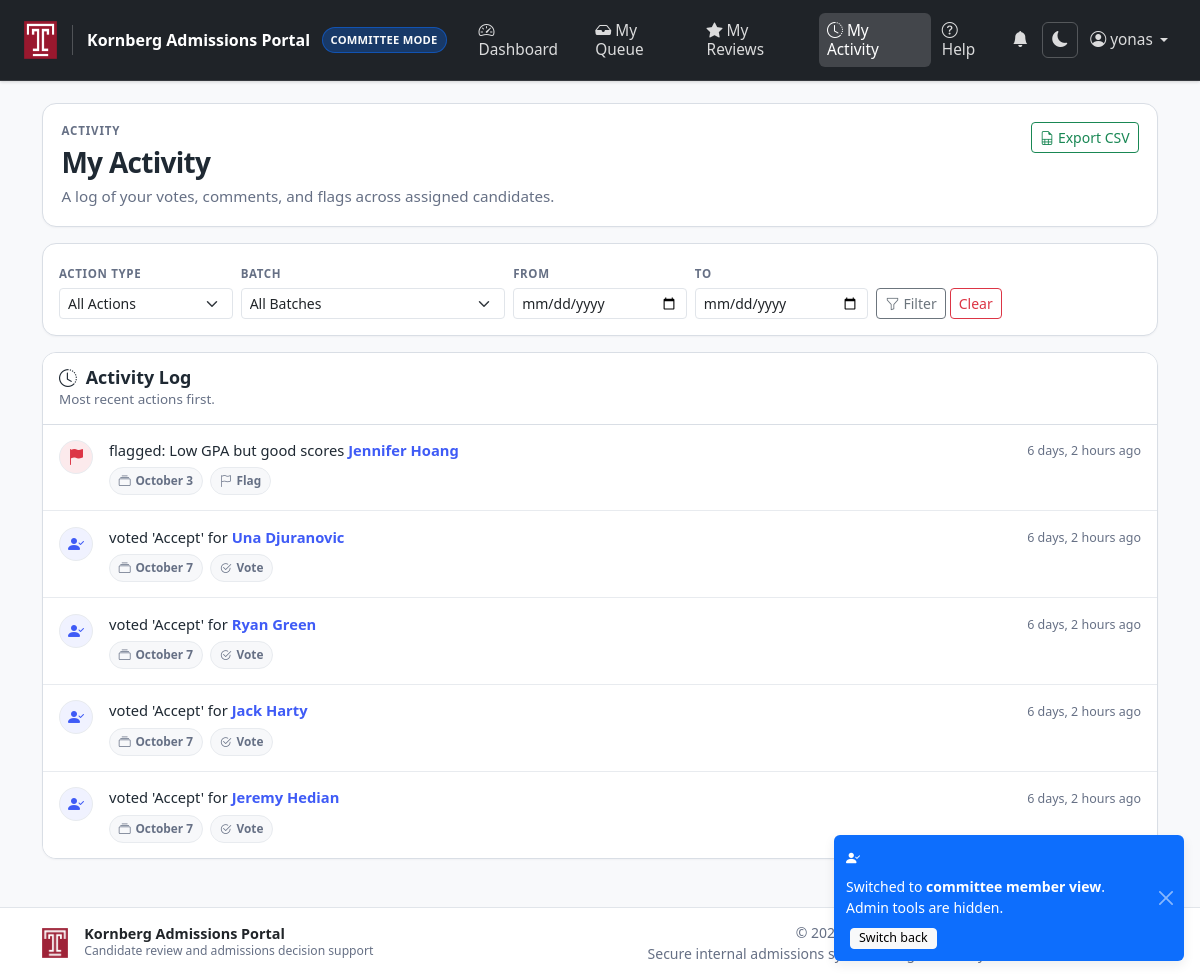
/committee/activity/ (signed in), run on an earlier commit of the app's database.
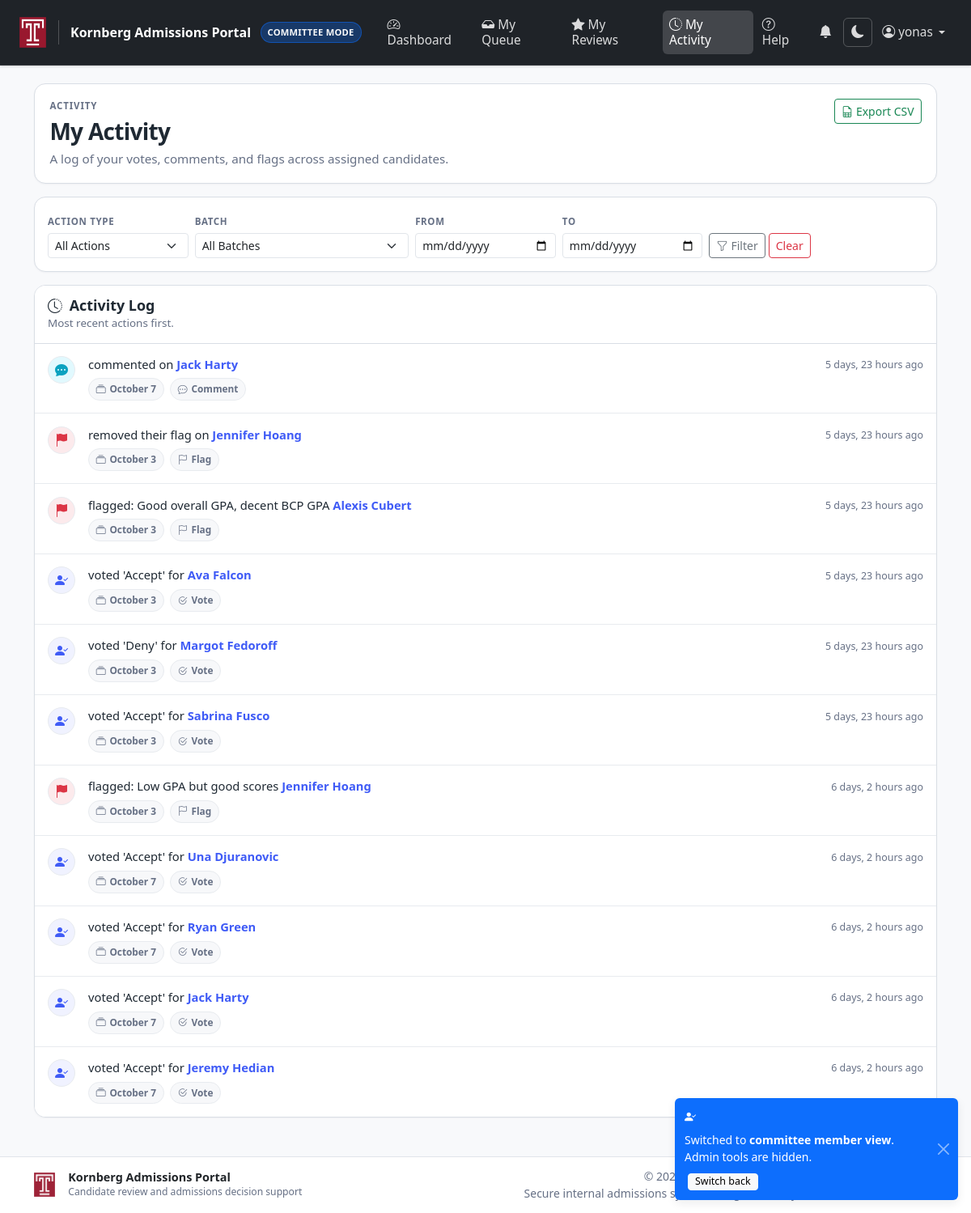
And on a later commit of the database.
### applicants/models.py (models this page shows, shortened)
class Activity(models.Model):
    VOTE_CAST = 'vote_cast'
    COMMENT_ADDED = 'comment_added'
    FLAG_ADDED = 'flag_added'
    DECISION_MADE = 'decision_made'
    BATCH_UPLOADED = 'batch_uploaded'
    ACTION_CHOICES = [
        (VOTE_CAST,      'Vote Cast'),
        (COMMENT_ADDED,  'Comment Added'),
        (FLAG_ADDED,     'Flag Added'),
        (DECISION_MADE,  'Decision Made'),
        (BATCH_UPLOADED, 'Batch Uploaded'),
    ]
    actor = models.ForeignKey(settings.AUTH_USER_MODEL, on_delete=models.SET_NULL, null=True)
    action_type = models.CharField(max_length=50, choices=ACTION_CHOICES)
    details = models.TextField()
    target_applicant = models.ForeignKey(Applicant, on_delete=models.CASCADE, null=True, blank=True)
    target_batch = models.ForeignKey(
        'Batch',
        on_delete=models.SET_NULL,
        null=True, blank=True,
        related_name='activity_entries',
    )
    created_at = models.DateTimeField(auto_now_add=True)
    class Meta:
        ordering = ['-created_at']
        verbose_name_plural = "Activities"

class Applicant(models.Model):
    class Status(models.TextChoices):
        INTERVIEW = 'INTERVIEW', 'Interview'
        INTERVIEW_COMPLETE = 'INTERVIEW_COMPLETE', 'Interview Complete'
        ACCEPTED = 'ACCEPTED', 'Accepted'
        ACCEPTED_MAILED = 'ACCEPTED_MAILED', 'Accepted – Mailed'
        ACCEPTED_NOT_MAILED = 'ACCEPTED_NOT_MAILED', 'Accepted – Not Mailed'
        WAITLISTED = 'WAITLISTED', 'Waitlisted'
        REJECTED = 'REJECTED', 'Rejected'
        DECLINED = 'DECLINED', 'Candidate Declined'
    first_name = models.CharField(max_length=100)
    last_name = models.CharField(max_length=100)
    email = models.EmailField(blank=True, null=True)
    date_of_birth = models.DateField(blank=True, null=True, verbose_name='Date of Birth')
    gender = models.CharField(max_length=50, blank=True, default='')
    phone = models.CharField(max_length=30, blank=True, null=True, verbose_name='Phone')
    citizenship = models.CharField(max_length=100, blank=True, null=True, verbose_name='Citizenship')
    state_of_residence = models.CharField(max_length=100, blank=True, null=True, verbose_name='State of Residence')
    round = models.ForeignKey("Batch", on_delete=models.SET_NULL, null=True, blank=True)
    dataset = models.ForeignKey("DataSet", on_delete=models.SET_NULL, null=True, blank=True, related_name="applicants")
    description = models.TextField(blank=True, max_length=100000)
    street = models.TextField(blank=True, max_length=100000)
    created_at = models.DateTimeField(auto_now_add=True)
    profile_picture = models.ImageField(upload_to='applicant_profiles/', blank=True, null=True)
    external_id = models.CharField(max_length=100, blank=True, null=True)
    source_folder = models.CharField(max_length=255, blank=True, default='', help_text='Top-level folder name from bulk upload')
    flagged_by = models.ManyToManyField(User, blank=True, related_name='flagged_applicants')
    total_ai = models.DecimalField(max_digits=6, decimal_places=2, blank=True, null=True, verbose_name='Total AI')
    total_nc = models.DecimalField(max_digits=6, decimal_places=2, blank=True, null=True, verbose_name='Total NC')
    first_gen = models.BooleanField(default=False, verbose_name='First Generation')
    re_applicant = models.BooleanField(default=False, verbose_name='Re-Applicant')
    pb_to_dmd = models.BooleanField(default=False, verbose_name='PB to DMD')
    z_score = models.DecimalField(max_digits=6, decimal_places=2, blank=True, null=True, verbose_name='Z-Score')
    former_post_bacc = models.BooleanField(default=False, verbose_name='Former Post Bacc')
    three_plus_four = models.BooleanField(default=False, verbose_name='3+4')
    candidate_info_imported = models.BooleanField(default=False, help_text='Whether candidate info was imported from Excel or PDF')
    dental_experience_hours = models.PositiveIntegerField(blank=True, null=True, verbose_name='Dental Experience Hours')
    shadowing_hours = models.PositiveIntegerField(blank=True, null=True, verbose_name='Shadowing Hours')
    gpa_overall = models.DecimalField(max_digits=4, decimal_places=2, blank=True, null=True, verbose_name='Overall GPA')
    gpa_science = models.DecimalField(max_digits=4, decimal_places=2, blank=True, null=True, verbose_name='Science GPA')
    gpa_bcp = models.DecimalField(max_digits=4, decimal_places=2, blank=True, null=True, verbose_name='BCP GPA')
    dat_academic_avg = models.PositiveSmallIntegerField(blank=True, null=True, verbose_name='DAT Academic Average')
    dat_perceptual_ability = models.PositiveSmallIntegerField(blank=True, null=True, verbose_name='DAT Perceptual Ability')
    dat_quantitative_reasoning = models.PositiveSmallIntegerField(blank=True, null=True, verbose_name='DAT Quantitative Reasoning')
    dat_reading_comp = models.PositiveSmallIntegerField(blank=True, null=True, verbose_name='DAT Reading Comprehension')
    dat_biology = models.PositiveSmallIntegerField(blank=True, null=True, verbose_name='DAT Biology')
    dat_general_chem = models.PositiveSmallIntegerField(blank=True, null=True, verbose_name='DAT General Chemistry')
    dat_organic_chem = models.PositiveSmallIntegerField(blank=True, null=True, verbose_name='DAT Organic Chemistry')
    dat_total_science = models.PositiveSmallIntegerField(blank=True, null=True, verbose_name='DAT Total Science')
    status = models.CharField(
        max_length=50,
        choices=Status.choices,
        default=Status.INTERVIEW,
        db_index=True
    )
    assigned_reviewers = models.ManyToManyField(
        settings.AUTH_USER_MODEL,
        related_name="assigned_applicants",
        blank=True,
    )

class Batch(models.Model):
    DataSet = models.ForeignKey("DataSet", related_name="batches", on_delete=models.CASCADE)
    DisplayName = models.CharField(max_length=255)
    Description = models.TextField(blank=True, null=True)
    VoteExpire = models.DateTimeField(blank=True, null=True)
    AdminNotes = models.TextField(blank=True, null=True)
    PublicView = models.BooleanField(default=False)
    Active = models.BooleanField(default=True)
    HighlightBefore = models.DateTimeField(blank=True, null=True)
    RoundId = models.IntegerField(blank=True, null=True)
    CreatedAt = models.DateTimeField(auto_now_add=True)
    UpdatedAt = models.DateTimeField(auto_now=True)
    assigned_reviewers = models.ManyToManyField(
        settings.AUTH_USER_MODEL,
        related_name="assigned_batches",
        blank=True,
    )
    panel = models.ForeignKey(
        'ReviewPanel',
        on_delete=models.SET_NULL,
        null=True, blank=True,
        related_name='batches',
    )
    class Meta:
        ordering = ["DisplayName"]

### applicants/views.py (the view)
# urls.py: path("committee/activity/", views.my_activity, name="my_activity"),
@login_required
@committee_access_required
def my_activity(request):
    user = request.user
    if request.GET.get('export') == 'csv':
        if user.profile.role != 'ADMIN':
            return HttpResponse('Exports are not available for committee members.', status=403)
        return _export_my_activity_csv(request, user)
    filter_action    = request.GET.get('action', '')
    filter_batch     = request.GET.get('batch', '')
    filter_date_from = request.GET.get('date_from', '')
    filter_date_to   = request.GET.get('date_to', '')
    has_filters = any([filter_action, filter_batch, filter_date_from, filter_date_to])
    activities = Activity.objects.filter(
        actor=user,
        action_type__in=[Activity.VOTE_CAST, Activity.COMMENT_ADDED, Activity.FLAG_ADDED]
    ).select_related('target_applicant', 'target_applicant__round').order_by('-created_at')
    if filter_action:
        activities = activities.filter(action_type=filter_action)
    if filter_batch:
        activities = activities.filter(target_applicant__round_id=filter_batch)
    if filter_date_from:
        activities = activities.filter(created_at__date__gte=filter_date_from)
    if filter_date_to:
        activities = activities.filter(created_at__date__lte=filter_date_to)
    paginator = Paginator(activities, 25)
    page_obj  = paginator.get_page(request.GET.get('page'))
    assigned_batches = Batch.objects.filter(assigned_reviewers=user).order_by('DisplayName')
    return render(request, "my_activity.html", {
        'page_obj':         page_obj,
        'filter_action':    filter_action,
        'filter_batch':     filter_batch,
        'filter_date_from': filter_date_from,
        'filter_date_to':   filter_date_to,
        'has_filters':      has_filters,
        'assigned_batches': assigned_batches,
        'action_choices': [
            (Activity.VOTE_CAST,     'Vote Cast'),
            (Activity.COMMENT_ADDED, 'Comment Added'),
            (Activity.FLAG_ADDED,    'Flag Added'),
        ],
        'total_count': paginator.count,
    })

### applicants/context_processors.py (called while the page is built)
def unread_notification_count(request):
    if request.user.is_authenticated:
        from django.db.models import Case, When, Value, IntegerField
        recent_notifications = (
            request.user.notifications
            .annotate(
                has_deadline=Case(
                    When(deadline__isnull=False, then=Value(0)),
                    default=Value(1),
                    output_field=IntegerField(),
                )
            )
            .order_by('has_deadline', 'deadline', '-created_at')[:8]
        )
        return {
            'unread_notification_count': request.user.notifications.filter(is_read=False).count(),
            'recent_notifications': recent_notifications,
        }
    return {'unread_notification_count': 0, 'recent_notifications': []}

### applicants/templates/my_activity.html (shortened to what the changed rows need)
{% extends "base.html" %}
{% block content %}
<div class="activity-page">
  <div class="activity-hero">
    <div class="activity-hero-main">
      <div>
        <h2 class="activity-title">My Activity</h2>
      </div>
    </div>
  </div>
  <div class="activity-section">
    <div class="activity-list">
      {% for activity in page_obj %}
      <div class="activity-row">
        {% if activity.action_type == 'vote_cast' %}
          <div class="activity-icon vote">
            <i class="bi bi-person-check-fill"></i>
          </div>
        {% elif activity.action_type == 'comment_added' %}
          <div class="activity-icon comment">
            <i class="bi bi-chat-dots-fill"></i>
          </div>
        {% elif activity.action_type == 'flag_added' %}
          <div class="activity-icon flag">
            <i class="bi bi-flag-fill"></i>
          </div>
        {% else %}
          <div class="activity-icon">
            <i class="bi bi-clock-history"></i>
          </div>
        {% endif %}
        <div class="activity-body">
          <div class="activity-mainline">
            {{ activity.details }}
            <a href="{% url 'applicant_detail' activity.target_applicant.pk %}">
              {{ activity.target_applicant.first_name }} {{ activity.target_applicant.last_name }}
            </a>
          </div>
          <div class="activity-meta">
            {% if activity.target_applicant.round %}
              <span class="activity-pill">
                <i class="bi bi-collection"></i>{{ activity.target_applicant.round.DisplayName }}
              </span>
            {% endif %}
            {% if activity.action_type == 'vote_cast' %}
              <span class="activity-pill">
                <i class="bi bi-check2-circle"></i>Vote
              </span>
            {% elif activity.action_type == 'comment_added' %}
              <span class="activity-pill">
                <i class="bi bi-chat-dots"></i>Comment
              </span>
            {% elif activity.action_type == 'flag_added' %}
              <span class="activity-pill">
                <i class="bi bi-flag"></i>Flag
              </span>
            {% endif %}
          </div>
        </div>
        <div class="activity-time">
          {{ activity.created_at|timesince }} ago
        </div>
      </div>
      {% endfor %}
    </div>
  </div>
</div>
{% endblock %}

What changed in the data, as far as the page shows it:
added Activity: action_type "comment_added" (drawn), details "commented on", target_applicant.first_name "Jack", target_applicant.last_name "Harty", target_applicant.round.DisplayName "October 7", created_at "5 days, 23 hours"
added Activity: action_type "flag_added" (drawn), details "removed their flag on", target_applicant.first_name "Jennifer", target_applicant.last_name "Hoang", target_applicant.round.DisplayName "October 3", created_at "5 days, 23 hours"
added Activity: action_type "flag_added" (drawn), details "flagged: Good overall GPA, decent BCP GPA", target_applicant.first_name "Alexis", target_applicant.last_name "Cubert", target_applicant.round.DisplayName "October 3", created_at "5 days, 23 hours"
added Activity: action_type "vote_cast" (drawn), details "voted 'Accept' for", target_applicant.first_name "Ava", target_applicant.last_name "Falcon", target_applicant.round.DisplayName "October 3", created_at "5 days, 23 hours"
added Activity: action_type "vote_cast" (drawn), details "voted 'Deny' for", target_applicant.first_name "Margot", target_applicant.last_name "Fedoroff", target_applicant.round.DisplayName "October 3", created_at "5 days, 23 hours"
added Activity: action_type "vote_cast" (drawn), details "voted 'Accept' for", target_applicant.first_name "Sabrina", target_applicant.last_name "Fusco", target_applicant.round.DisplayName "October 3", created_at "5 days, 23 hours"
